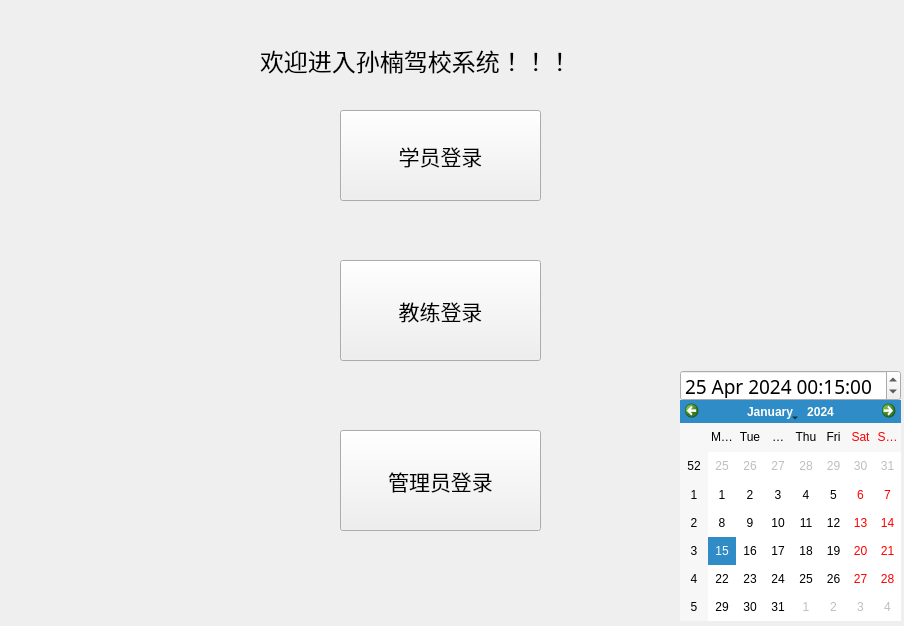
<?xml version="1.0" encoding="UTF-8"?>
<ui version="4.0">
 <class>Form</class>
 <widget class="QWidget" name="Form">
  <property name="geometry">
   <rect>
    <x>0</x>
    <y>0</y>
    <width>904</width>
    <height>626</height>
   </rect>
  </property>
  <property name="windowTitle">
   <string>登录方式</string>
  </property>
  <property name="styleSheet">
   <string notr="true">#Form {
border-image: url(javaweb.png);
}
</string>
  </property>
  <widget class="QPushButton" name="button">
   <property name="geometry">
    <rect>
     <x>340</x>
     <y>110</y>
     <width>201</width>
     <height>91</height>
    </rect>
   </property>
   <property name="font">
    <font>
     <family>Agency FB</family>
     <pointsize>16</pointsize>
    </font>
   </property>
   <property name="cursor">
    <cursorShape>ArrowCursor</cursorShape>
   </property>
   <property name="mouseTracking">
    <bool>false</bool>
   </property>
   <property name="text">
    <string>学员登录</string>
   </property>
   <property name="iconSize">
    <size>
     <width>20</width>
     <height>20</height>
    </size>
   </property>
   <property name="autoRepeatDelay">
    <number>300</number>
   </property>
  </widget>
  <widget class="QPushButton" name="button1">
   <property name="geometry">
    <rect>
     <x>340</x>
     <y>260</y>
     <width>201</width>
     <height>101</height>
    </rect>
   </property>
   <property name="font">
    <font>
     <family>Agency FB</family>
     <pointsize>16</pointsize>
    </font>
   </property>
   <property name="text">
    <string>教练登录</string>
   </property>
  </widget>
  <widget class="QPushButton" name="button2">
   <property name="geometry">
    <rect>
     <x>340</x>
     <y>430</y>
     <width>201</width>
     <height>101</height>
    </rect>
   </property>
   <property name="font">
    <font>
     <family>Agency FB</family>
     <pointsize>16</pointsize>
    </font>
   </property>
   <property name="text">
    <string>管理员登录</string>
   </property>
  </widget>
  <widget class="QLabel" name="label">
   <property name="geometry">
    <rect>
     <x>260</x>
     <y>40</y>
     <width>381</width>
     <height>41</height>
    </rect>
   </property>
   <property name="font">
    <font>
     <family>隶书</family>
     <pointsize>18</pointsize>
     <weight>50</weight>
     <bold>false</bold>
    </font>
   </property>
   <property name="text">
    <string>欢迎进入孙楠驾校系统！！！</string>
   </property>
  </widget>
  <widget class="QCalendarWidget" name="calendarWidget">
   <property name="geometry">
    <rect>
     <x>680</x>
     <y>400</y>
     <width>221</width>
     <height>221</height>
    </rect>
   </property>
  </widget>
  <widget class="QDateTimeEdit" name="dateTimeEdit">
   <property name="geometry">
    <rect>
     <x>680</x>
     <y>370</y>
     <width>221</width>
     <height>31</height>
    </rect>
   </property>
   <property name="font">
    <font>
     <family>黑体</family>
     <pointsize>14</pointsize>
    </font>
   </property>
   <property name="dateTime">
    <datetime>
     <hour>0</hour>
     <minute>15</minute>
     <second>0</second>
     <year>2024</year>
     <month>4</month>
     <day>25</day>
    </datetime>
   </property>
  </widget>
 </widget>
 <resources/>
 <connections/>
</ui>
